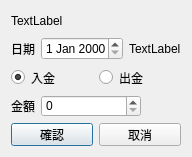
<?xml version="1.0" encoding="UTF-8"?>
<ui version="4.0">
 <class>Dialog</class>
 <widget class="QDialog" name="Dialog">
  <property name="geometry">
   <rect>
    <x>0</x>
    <y>0</y>
    <width>192</width>
    <height>157</height>
   </rect>
  </property>
  <property name="sizePolicy">
   <sizepolicy hsizetype="Fixed" vsizetype="Fixed">
    <horstretch>0</horstretch>
    <verstretch>0</verstretch>
   </sizepolicy>
  </property>
  <property name="minimumSize">
   <size>
    <width>192</width>
    <height>157</height>
   </size>
  </property>
  <property name="maximumSize">
   <size>
    <width>192</width>
    <height>157</height>
   </size>
  </property>
  <property name="windowTitle">
   <string>入金/出金</string>
  </property>
  <layout class="QVBoxLayout" name="verticalLayout">
   <item>
    <layout class="QHBoxLayout" name="horizontalLayout">
     <item>
      <widget class="QLabel" name="qtAccountNameLabel">
       <property name="text">
        <string>TextLabel</string>
       </property>
      </widget>
     </item>
     <item>
      <spacer name="horizontalSpacer">
       <property name="orientation">
        <enum>Qt::Horizontal</enum>
       </property>
       <property name="sizeHint" stdset="0">
        <size>
         <width>40</width>
         <height>20</height>
        </size>
       </property>
      </spacer>
     </item>
    </layout>
   </item>
   <item>
    <layout class="QHBoxLayout" name="horizontalLayout_2">
     <item>
      <widget class="QLabel" name="label_3">
       <property name="text">
        <string>日期</string>
       </property>
      </widget>
     </item>
     <item>
      <widget class="QDateEdit" name="qtDateEdit"/>
     </item>
     <item>
      <widget class="QLabel" name="qtWeekdayLabel">
       <property name="text">
        <string>TextLabel</string>
       </property>
      </widget>
     </item>
     <item>
      <spacer name="horizontalSpacer_2">
       <property name="orientation">
        <enum>Qt::Horizontal</enum>
       </property>
       <property name="sizeHint" stdset="0">
        <size>
         <width>40</width>
         <height>20</height>
        </size>
       </property>
      </spacer>
     </item>
    </layout>
   </item>
   <item>
    <layout class="QHBoxLayout" name="horizontalLayout_3">
     <item>
      <widget class="QRadioButton" name="qtTransferInRadioButton">
       <property name="text">
        <string>入金</string>
       </property>
       <property name="checked">
        <bool>true</bool>
       </property>
      </widget>
     </item>
     <item>
      <widget class="QRadioButton" name="qtTransferOutRadioButton">
       <property name="text">
        <string>出金</string>
       </property>
      </widget>
     </item>
    </layout>
   </item>
   <item>
    <layout class="QHBoxLayout" name="horizontalLayout_4">
     <item>
      <widget class="QLabel" name="label_5">
       <property name="text">
        <string>金額</string>
       </property>
      </widget>
     </item>
     <item>
      <widget class="QSpinBox" name="qtCashDividendSpinBox">
       <property name="minimumSize">
        <size>
         <width>100</width>
         <height>0</height>
        </size>
       </property>
       <property name="maximum">
        <number>999999999</number>
       </property>
      </widget>
     </item>
     <item>
      <spacer name="horizontalSpacer_3">
       <property name="orientation">
        <enum>Qt::Horizontal</enum>
       </property>
       <property name="sizeHint" stdset="0">
        <size>
         <width>40</width>
         <height>20</height>
        </size>
       </property>
      </spacer>
     </item>
    </layout>
   </item>
   <item>
    <layout class="QHBoxLayout" name="horizontalLayout_5">
     <item>
      <widget class="QPushButton" name="qtOkPushButton">
       <property name="text">
        <string>確認</string>
       </property>
      </widget>
     </item>
     <item>
      <widget class="QPushButton" name="qtCancelPushButton">
       <property name="text">
        <string>取消</string>
       </property>
      </widget>
     </item>
    </layout>
   </item>
  </layout>
 </widget>
 <resources/>
 <connections/>
</ui>
